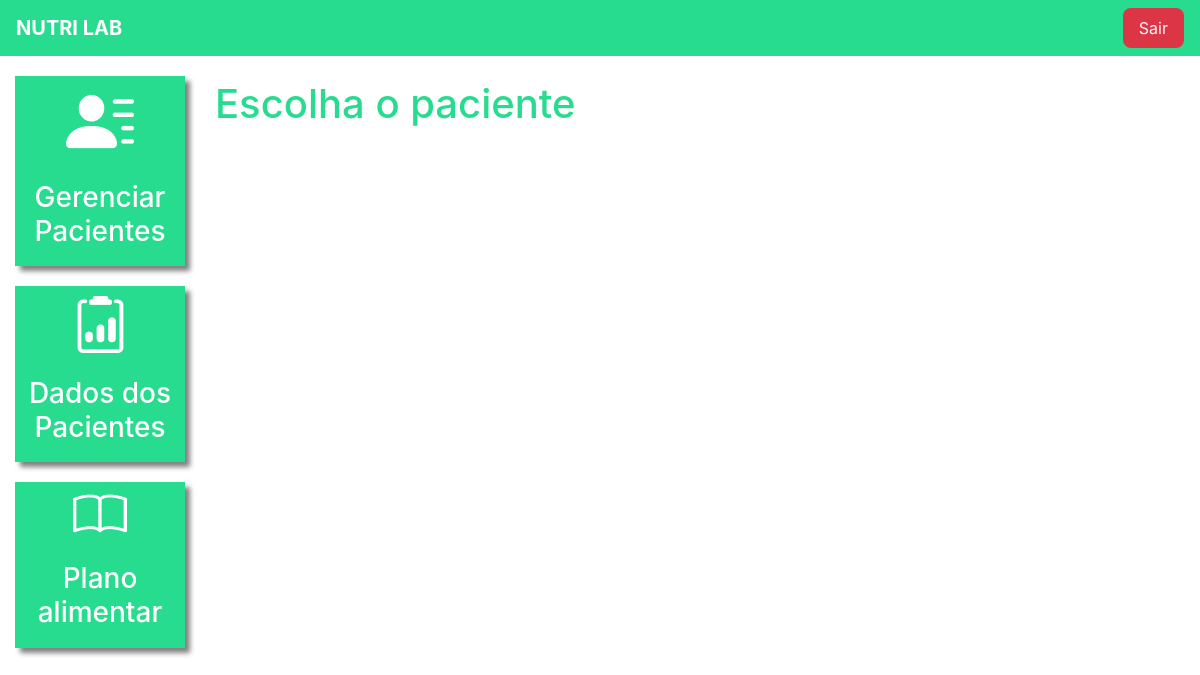
Page /plano_alimentar_listar/ (signed in) on the earlier database version.
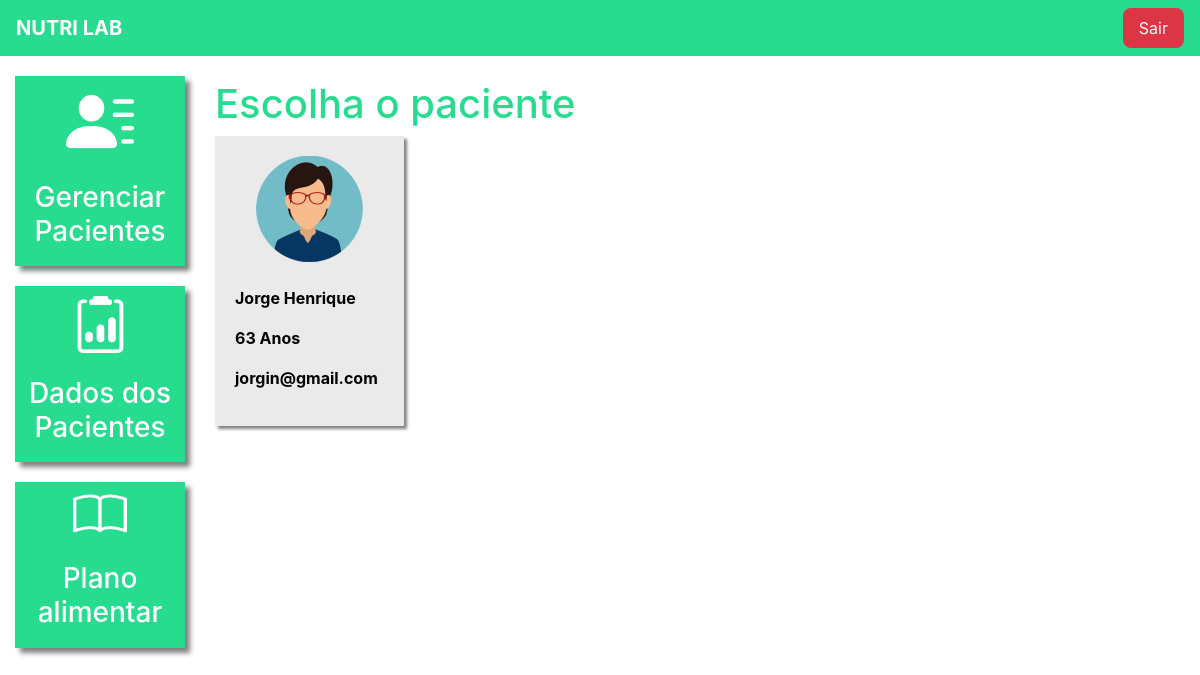
Same page on the later database version.
### core/models.py (models this page shows, shortened)
class Pacientes(models.Model):
    choices_sexo = (('F', 'Feminino'),('M', 'Maculino'))
    nome = models.CharField(max_length=50)
    sexo = models.CharField(max_length=1, choices=choices_sexo)
    idade = models.IntegerField()
    email = models.EmailField()
    telefone = models.CharField(max_length=19)
    nutri = models.ForeignKey(User, on_delete=models.CASCADE)

### core/views.py (the view)
# urls.py: path('plano_alimentar_listar/', plano_alimentar_listar, name="plano_alimentar_listar"),
@login_required(login_url='/auth/logar/')
def plano_alimentar_listar(request):
    if request.method == "GET":
        pacientes = Pacientes.objects.filter(nutri=request.user)
        return render(request, 'plano_alimentar_listar.html', {'pacientes': pacientes})

### core/templates/plano_alimentar_listar.html (shortened to what this page needs)
{% extends 'base_plataforma.html' %}
{% load static %}
{% block plataforma %}
    <br>
	<h1 class="titulo">Escolha o paciente</h1>
    <div  class="row">
        {% for paciente in pacientes%}
            <div class="col-md-4">
                <a href="{% url 'plano_alimentar' paciente.id %}" class="link-hover">
                    <div class="card-paciente">
                        <div class="foto-perfil">
                            {% if paciente.sexo == "M"%}
                                <img src="{% static 'core/img/perfil2.png' %}">
                            {% else %}
                                <img src="{% static 'core/img/perfil1.png' %}">
                            {% endif %}
                        </div>
                        <br>
                        <p class="dados">{{paciente.nome}}</p>
                        <p class="dados">{{paciente.idade}} Anos</p>
                        <p class="dados">{{paciente.email}}</p>
                    </div>
                </a>
            </div>
        {% endfor %}
    </div>
{% endblock%}

Differences in the rows shown:
added Pacientes: nome "Jorge Henrique", idade "63", email "jorgin@gmail.com"
